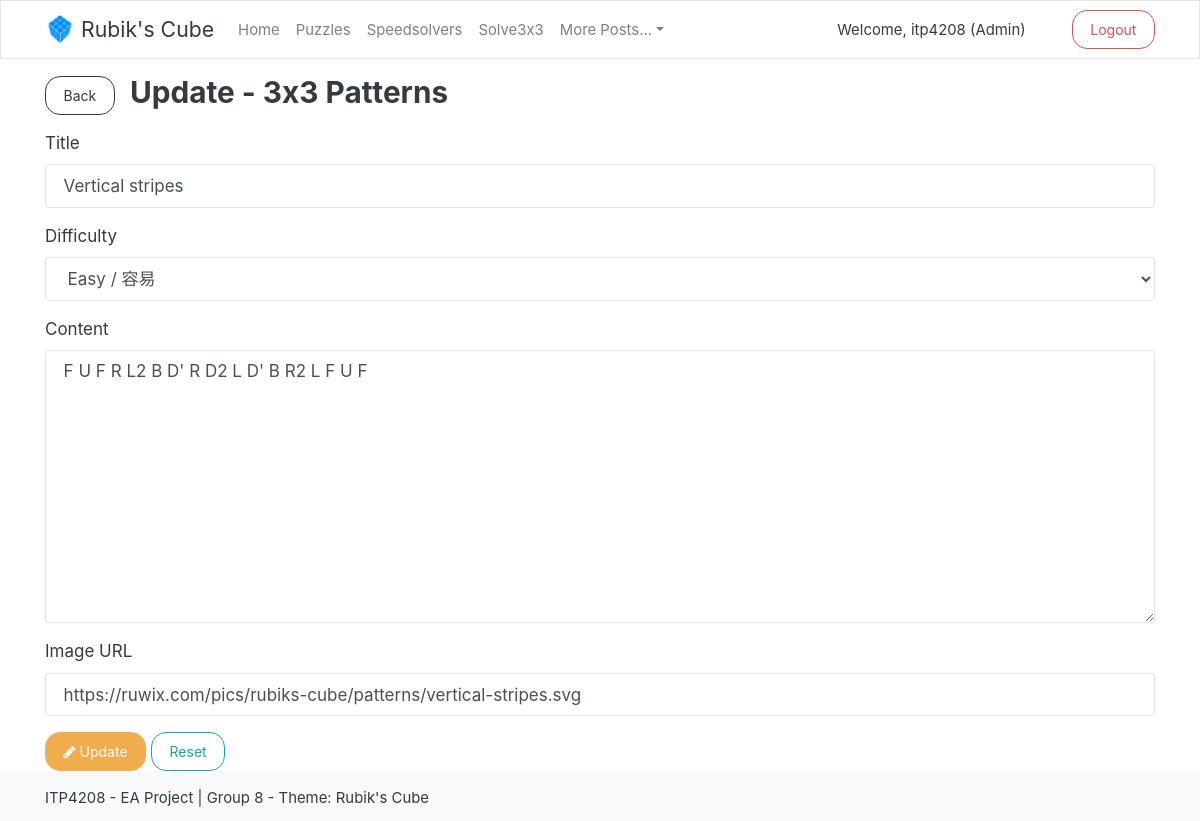
/3x3pattern/update/5/ (signed in), run on the app's committed database.
### myapp/models.py (models this page shows, shortened)
class ModelPattern(models.Model):
    title = models.CharField(max_length=150)
    difficulty = models.ForeignKey(ModelDifficulty, on_delete=models.CASCADE)
    content = models.TextField()
    image_url = models.CharField(max_length=150)
    created = models.DateTimeField(auto_now_add=True)
    updated = models.DateTimeField(auto_now=True)
    class Meta:
        pass

class ModelDifficulty(models.Model):
    difficulty = models.CharField(max_length=150, null=False, blank=False)
    def __str__(self):
        return self.difficulty

### myapp/views.py (the view, shortened to what this page needs)
# urls.py: path('3x3pattern/update/<int:id>/', UpdateModelPattern.as_view(), name='pattern_update'),
class UpdateModelPattern(UpdateView):
    model = ModelPattern
    fields = ['title', 'difficulty', 'content', 'image_url']
    template_name = 'models/3x3pattern/update.html'
    def get_object(self, queryset=None):
        id = self.kwargs['id']
        return self.model.objects.get(id=id)

### myapp/templates/models/3x3pattern/update.html (shortened to what this page needs)
{% extends "layout/app.html" %}
{% load widget_tweaks %}
{% block content %}
<div class="container">
    <h3 class="mt-3 mb-3">
        <a class="btn btn-outline-dark mr-2" href="{% url 'pattern_manage' %}">Back</a>
        Update - 3x3 Patterns
    </h3>
    {% if request.user.is_authenticated and request.user.is_staff %}
        <form method="post">
            <div class="form-group">
                <label for="{{ form.title.id_for_label }}">Title</label>
                {{ form.title | add_class:"form-control" }}
            </div>
            <div class="form-group">
                <label for="{{ form.difficulty.id_for_label }}">Difficulty</label>
                {{ form.difficulty | add_class:"form-control" }}
            </div>
            <div class="form-group">
                <label for="{{ form.content.id_for_label }}">Content</label>
                {{ form.content | add_class:"form-control" }}
            </div>
            <div class="form-group">
                <label for="{{ form.image_url.id_for_label }}">Image URL</label>
                {{ form.image_url | add_class:"form-control" }}
            </div>
            <button type="submit" class="btn btn-warning"><i class="fa fa-pencil" aria-hidden="true"></i> Update</button>
            <button type="reset" class="btn btn-outline-info">Reset</button>
        </form>
    {% else %}
        No permission
    {% endif %}
</div>
{% endblock %}

### myapp/templates/includes/navbar.html (shortened to what this page needs)
{% load static %}
<nav class="navbar navbar-expand-lg navbar-light bg-light sticky-top">
    <div class="container">
        <a class="navbar-brand" href="{% url 'home' %}">
            <img src="{% static "myapp/favicon/favicon-32x32.png" %}" width="30" height="30" class="d-inline-block align-top" alt="Rubik's cube favicon">
            Rubik's Cube
        </a>
        <div class="collapse navbar-collapse" id="navbar">
            <ul class="navbar-nav mr-auto">
                {% url 'home' as home %}
                <li class="nav-item{% if request.path == home %} active{% endif %}">
                    <a class="nav-link" href="{{ home }}">Home</a>
                </li>
                {% url 'puzzles' as puzzles %}
                <li class="nav-item{% if request.path == puzzles %} active{% endif %}">
                    <a class="nav-link" href="{{ puzzles }}">Puzzles</a>
                </li>
                {% url 'speedsolvers' as speedsolvers %}
                <li class="nav-item{% if request.path == speedsolvers %} active{% endif %}">
                    <a class="nav-link" href="{{ speedsolvers }}">Speedsolvers</a>
                </li>
                {% url 'solve_cube' as solve_cube %}
                <li class="nav-item{% if request.path == solve_cube %} active{% endif %}">
                    <a class="nav-link" href="{{ solve_cube }}">Solve3x3</a>
                </li>
                <li class="nav-item dropdown">
                    <a class="nav-link dropdown-toggle" href="#" id="nav-dropdown" data-toggle="dropdown" aria-haspopup="true" aria-expanded="false">More Posts...</a>
                </li>
            </ul>
            {% if request.user.is_authenticated %}
                <div class="row">
                    <div class="col my-auto">
                        <span class="mr-3">
                            Welcome, {{ request.user }}
                            {% if request.user.is_staff %}
                            (Admin)
                            {% endif %}
                        </span>
                    </div>
                    <div class="col-auto">
                        <a class="btn btn-outline-danger" href="{% url 'logout' %}">Logout</a>
                    </div>
                </div>
            {% else %}
                <a class="btn btn-outline-primary mr-2" href="{% url 'login' %}" role="button">Login</a>
                <a class="btn btn-primary" href="{% url 'register' %}" role="button">Register</a>
            {% endif %}
        </div>
    </div>
</nav>

### myapp/static/myapp/css/style.css (style rules this page uses)
html { height:100%; }
body { min-height: 100%; position: relative; }
body { position: relative; }
body::after { content: ''; display: block; height: 50px; }

### data on the page
ModelPattern: title "Vertical stripes", content "F U F R L2 B D' R D2 L D' B R2 L F U F", image_url "https://ruwix.com/pics/rubiks-cube/patterns/vertical-stripes.svg"
ModelDifficulty: difficulty "Easy / 容易"

### other printed values
{{ request.user }} "itp4208"
